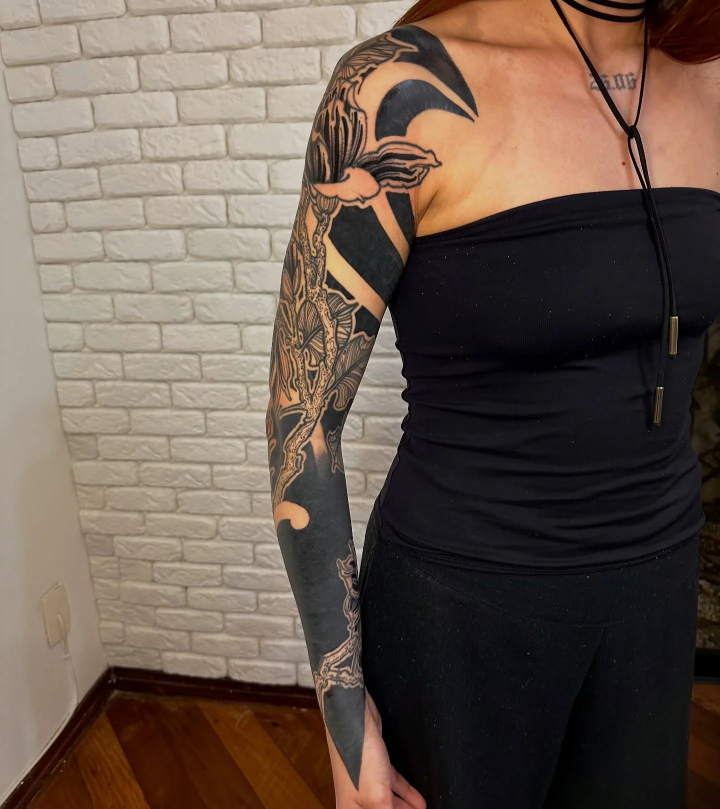
#> input picture assets/img/full/cob-1.webp, 1440 x 1618 px, given in place of 035_0.jpg, which was not available (shown at 1/2 size)
$ python processar.py ../assets/img/full/cob-1.webp
#> lines starting #> are read from the running program, lines starting #| are printed output that depends on the picture
"""Gera as imagens do site a partir de _ref/ig (posts do Instagram, NNN_k.jpg).
Uso: python tools/processar.py        (--folha só monta _ref/conf-recortes.jpg para conferir os recortes)"""
import os, sys
from PIL import Image, ImageOps, ImageDraw

AQUI = os.path.dirname(os.path.abspath(__file__)); SITE = os.path.dirname(AQUI)
R = os.path.join(SITE, '..', '_ref'); A = os.path.join(SITE, 'assets', 'img')

# Portfólio: (post, foto, categoria, legenda, desvio vertical do recorte 0..1)
OBRAS = [
    ('035', 0, 'japonesa', 'Sakuras com nuvens, braço da Agnes', .4),
    ('133', 0, 'japonesa', 'Flor, água e muito preto', .45),
    ('017', 0, 'japonesa', 'Perna com Hyottoko e Okame', .35),
    ('138', 0, 'japonesa', 'Braço com tigre, em progresso', .4),
    ('029', 1, 'japonesa', 'Braço do Rodolfo, fundo terminado', .4),
    ('051', 0, 'japonesa', 'Karashishi com sakuras', .4),
    ('031', 0, 'japonesa', 'Sakuras com fundo de nuvens', .4),
    ('037', 0, 'japonesa', 'Hannya com momiji', .4),
    ('053', 0, 'japonesa', 'Sakura com onda', .45),
    ('054', 0, 'japonesa', 'Crisântemo na perna', .45),
    ('064', 1, 'japonesa', 'Serpente com momiji', .4),
    ('132', 0, 'japonesa', 'Kitsune com momiji', .45),
    ('028', 0, 'japonesa', 'Perna com carpa, em andamento', .45),
    ('044', 0, 'japonesa', 'Kirin no antebraço', .45),
    ('052', 0, 'japonesa', 'Árvore japonesa', .45),
    ('027', 0, 'japonesa', 'Gueixa com sakura', .4),
    ('024', 0, 'tradicional', 'Onça pintada na mão', .45),
    ('041', 0, 'tradicional', 'Leque tradicional', .4),
    ('078', 0, 'tradicional', 'Lince', .45),
    ('096', 0, 'tradicional', 'Galo tradicional', .45),
    ('149', 0, 'tradicional', 'Tigre tradicional', .5),
    ('103', 0, 'tradicional', 'Sapinho no banho de lámen', .5),
    ('034', 1, 'tradicional', 'Truta tradicional', .45),
    ('080', 0, 'tradicional', 'Tubarão com flores', .5),
    ('100', 0, 'tradicional', 'Peônia', .45),
    ('108', 0, 'tradicional', 'Jiboia', .5),
]

# Projetos grandes: (chave, [(post, foto, dy)...])
PROJETOS = {
    'dragao': [('008', 0, .35), ('008', 2, .35)],
    'barong': [('066', 0, .35), ('066', 3, .35), ('066', 1, .4)],
    'perna': [('067', 2, .4), ('067', 0, .4), ('067', 6, .4)],
    'peito': [('011', 0, .4), ('011', 4, .4), ('011', 6, .4)],
    'nivaldo': [('018', 0, .35), ('018', 3, .4), ('018', 5, .4)],
    'rodrigo': [('019', 2, .4), ('019', 0, .35), ('019', 6, .4)],
}

# Coberturas: (post, foto, dy)
COB = [('046', 0, .35), ('004', 3, .4), ('091', 0, .4), ('104', 0, .45)]
COB_X = [('046', 3, .4), ('004', 0, .4), ('091', 3, .4), ('104', 1, .45)]

# Disponíveis: projetos de corpo e flashes
DISP = [
    ('059', 0, 'Costas: tigre com momiji', 'Quatro versões de cor', .45),
    ('060', 0, 'Fênix com nuvens', 'Braço ou perna', .45),
    ('061', 0, 'Crisântemos com onda', 'Braço fechado', .45),
    ('069', 0, 'Papoulas com vento', 'Braço fechado', .45),
    ('001', 0, 'Braço inteiro', 'Projeto em 3D', .32),
    ('002', 0, 'Crisântemo com nuvens', 'Braço inteiro, projeto em 3D', .32),
]
FLASH = [('013', k, .5) for k in range(1, 9)] + [('049', k, .5) for k in range(0, 6)]

PINTURAS = [('021', 0, 'Carpa com ginkgo, papel de arroz', .5), ('023', 0, 'Fujin, papel canson 200 g', .5),
            ('022', 2, 'Raijin, deus do trovão', .5), ('020', 0, 'Kintaro e a carpa', .5),
            ('163', 0, 'Carpa no Portão do Dragão, nanquim e acrílica em kraft', .5), ('158', 0, 'Tigre, nanquim e guache sobre papel de arroz', .5)]

SOBRE = ('201', 0, .35)
HERO = ('021', 0)


def post(cod, k):
    return os.path.join(R, 'ig', f'{cod}_{k}.jpg')


def recortar(src, w, h, dy=.5):
    im = ImageOps.exif_transpose(Image.open(src)).convert('RGB')
    return ImageOps.fit(im, (w, h), Image.LANCZOS, centering=(.5, dy))


def salvar(im, nome, q=82):
    p = os.path.join(A, nome); os.makedirs(os.path.dirname(p), exist_ok=True)
    im.save(p, 'WEBP', quality=q, method=6)


def cheia(src, nome, lado=1800):
    """Foto inteira, sem recorte, para a ampliação (lightbox)."""
    im = ImageOps.exif_transpose(Image.open(src)).convert('RGB')
    if max(im.size) > lado:
        k = lado / max(im.size); im = im.resize((round(im.width * k), round(im.height * k)), Image.LANCZOS)
    salvar(im, f'full/{nome}.webp', 84)


def par(src, pasta, n, w, h, dy):
    """Versão grande e pequena (-p) do mesmo recorte."""
    big = recortar(src, w, h, dy); salvar(big, f'{pasta}/{n}.webp')
    salvar(big.resize((w // 2, h // 2), Image.LANCZOS), f'{pasta}/{n}-p.webp')


def main():
    if '--folha' in sys.argv:
        ims = [recortar(post(c, k), 200, 250, dy) for c, k, _cat, _l, dy in OBRAS]
        ims += [recortar(post(c, k), 200, 250, dy) for v in PROJETOS.values() for c, k, dy in v]
        ims += [recortar(post(c, k), 200, 250, dy) for c, k, _t, _l, dy in DISP]
        ims += [recortar(post(c, k), 200, 200, dy) for c, k, dy in FLASH]
        ims += [recortar(post(c, k), 200, 250, dy) for c, k, _l, dy in PINTURAS]
        col = 10; lin = (len(ims) + col - 1) // col
        f = Image.new('RGB', (col * 204, lin * 254), 'white'); d = ImageDraw.Draw(f)
        for i, im in enumerate(ims):
            f.paste(im, ((i % col) * 204, (i // col) * 254)); d.text(((i % col) * 204 + 4, (i // col) * 254 + 4), str(i), fill='yellow')
        f.save(os.path.join(R, 'conf-recortes.jpg'), quality=82); return

    for i, (c, k, _cat, _l, dy) in enumerate(OBRAS):
        par(post(c, k), 'obras', f'{i + 1:02d}', 960, 1200, dy); cheia(post(c, k), f'obras-{i + 1:02d}')
#> in recortar, im is the input picture: PIL image 1440x1618 RGB; mean R, G, B 104.8, 89.3, 78.5
#> in recortar, `return ImageOps.fit(im, (w, h), Image.LANCZOS, centering=(.5, dy))`:
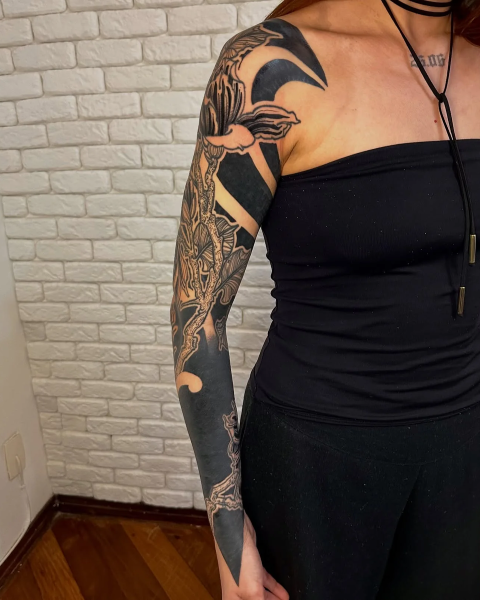
#> returned value: PIL image 960x1200 RGB (shown at 1/2 size); mean R, G, B 104.2, 88.6, 77.7
#> call 2 of salvar, with nome = 'obras/01-p.webp', q = 82
#> in salvar (call 2), `im.save(p, 'WEBP', quality=q, method=6)`:
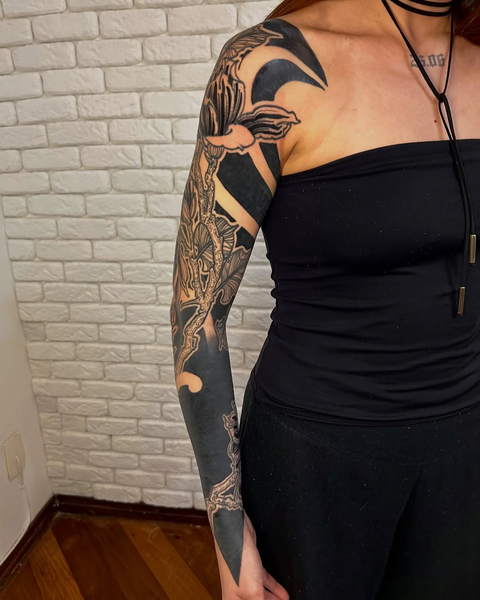
#> saved as 01-p.webp: PIL image 480x600 RGB; mean R, G, B 104.2, 88.6, 77.7
#> pass 2 of the loop in main, `for i, (c, k, _cat, _l, dy) in enumerate(OBRAS):`:
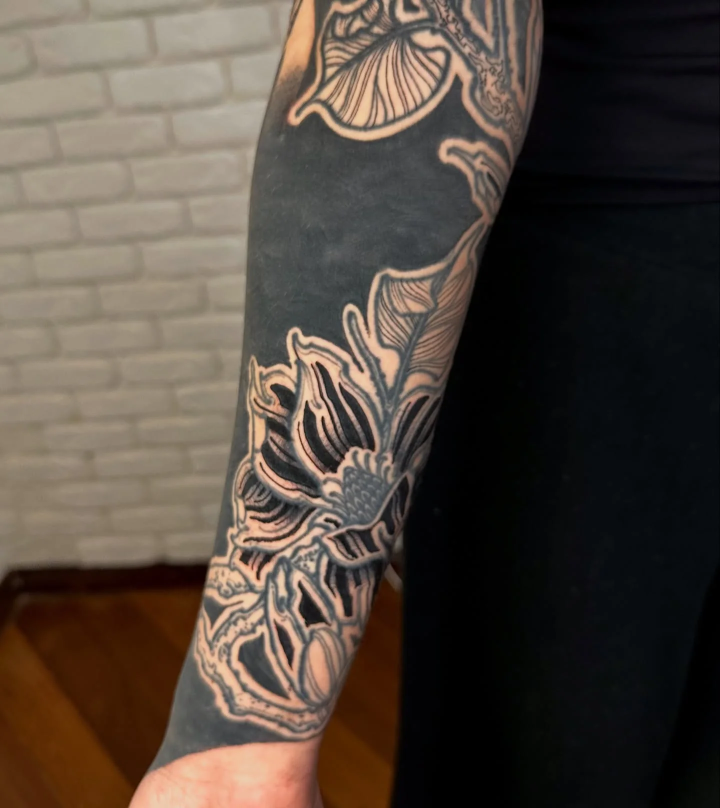
#> input picture assets/img/full/cob-1b.webp, 1440 x 1616 px, given in place of 133_0.jpg, which was not available (shown at 1/2 size)
#> in recortar, im is the input picture: PIL image 1440x1616 RGB; mean R, G, B 81.9, 71.1, 62
#> in recortar (call 2), `return ImageOps.fit(im, (w, h), Image.LANCZOS, centering=(.5, dy))`:
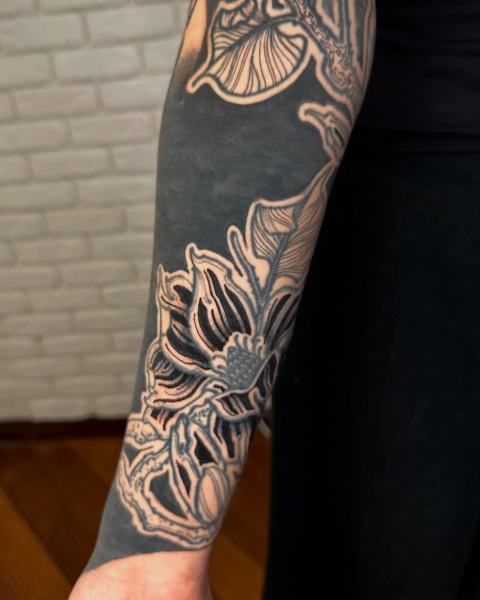
#> returned value: PIL image 960x1200 RGB (shown at 1/2 size); mean R, G, B 83.5, 72.5, 63.4
#> in salvar (call 5), `im.save(p, 'WEBP', quality=q, method=6)`:
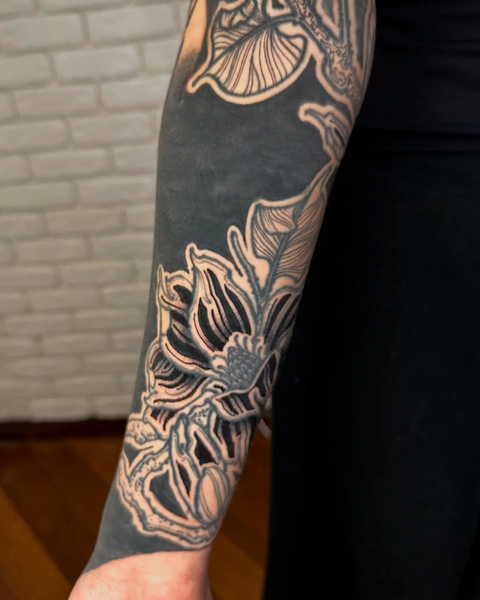
#> saved as 02-p.webp: PIL image 480x600 RGB; mean R, G, B 83.5, 72.5, 63.3
    for chave, fotos in PROJETOS.items():
        for j, (c, k, dy) in enumerate(fotos):
            par(post(c, k), 'projetos', f'{chave}-{j + 1}', 1080, 1350, dy); cheia(post(c, k), f'proj-{chave}-{j + 1}')
    for i, ((c, k, dy), (c2, k2, dy2)) in enumerate(zip(COB, COB_X)):
        par(post(c, k), 'cob', f'{i + 1}', 960, 1200, dy); par(post(c2, k2), 'cob', f'{i + 1}b', 960, 1200, dy2)
        cheia(post(c, k), f'cob-{i + 1}'); cheia(post(c2, k2), f'cob-{i + 1}b')
    for i, (c, k, _t, _l, dy) in enumerate(DISP):
        par(post(c, k), 'disp', f'{i + 1:02d}', 960, 1200, dy); cheia(post(c, k), f'disp-{i + 1:02d}')
    for i, (c, k, dy) in enumerate(FLASH):
        salvar(recortar(post(c, k), 640, 640, dy), f'flash/{i + 1:02d}.webp')
        salvar(recortar(post(c, k), 1400, 1400, dy), f'full/flash-{i + 1:02d}.webp', 84)
    for i, (c, k, _l, dy) in enumerate(PINTURAS):
        par(post(c, k), 'pinturas', f'{i + 1:02d}', 960, 1200, dy); cheia(post(c, k), f'pint-{i + 1:02d}')
    c, k, dy = SOBRE
    salvar(recortar(post(c, k), 1080, 1350, dy), 'sobre.webp')
    # Hero: a pintura inteira, em duas larguras
    im = ImageOps.exif_transpose(Image.open(post(*HERO))).convert('RGB')
    salvar(im, 'hero-carpa.webp', 86)
    salvar(im.resize((900, round(900 * im.height / im.width)), Image.LANCZOS), 'hero-carpa-p.webp', 84)
    print('imagens ok')


if __name__ == '__main__':
#> (the run stopped early here; a loop or call above may not have finished)
